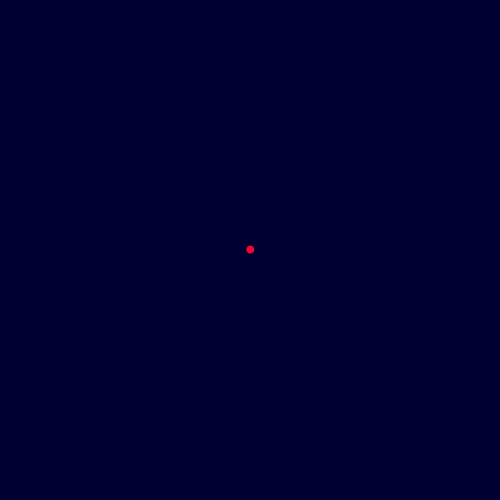
Frame 1 (no input)
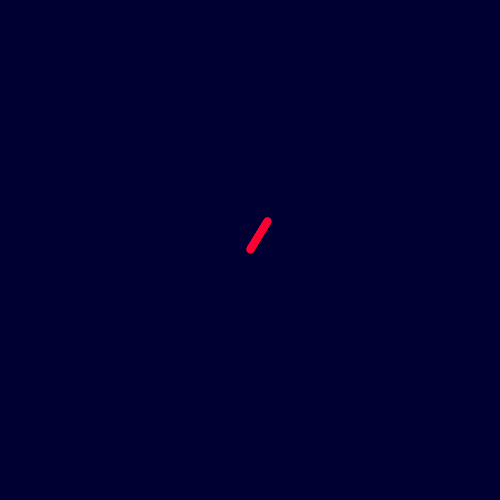
Frame 60 (the mouse pressed at the canvas centre just before this capture)
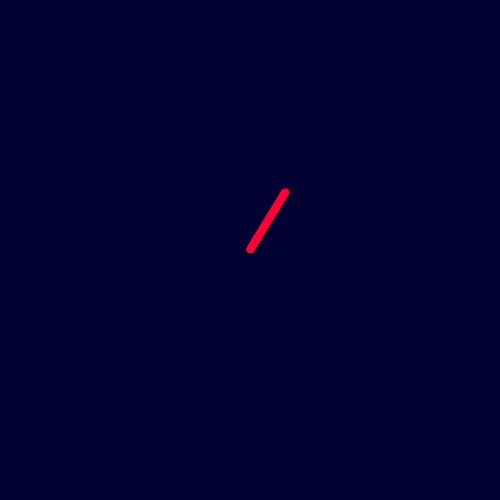
Frame 120 (the mouse held since frame 60 and released just before this capture)

The Processing sketch that drew these frames (run headless with seeded random() and noise(); from frame 60 on, the mouse is pressed at the canvas centre):

// Processing sketch: processing_154763
// ── processing_154763.pde

// day 6: new random line confined to a frame

float x1, y1;      // current drawing position
float dx, dy;    // change in position at each frame
float rad;       // radius for the moving hand
int currentFrame = 0;

void setup() {
  size(500, 500);
  // initial position in the centre of the screen
  x1 = width/2;
  y1 = height/2;
  // dx and dy are the small change in position each frame
  dx = random(-1, 1);
  dy = random(-1, 1);
  //background
  background(0,0,50);
}


void draw() {
  //different speed, differnt directions
  float max = 4;
  float min = 3;
  
// calculate new position
  x1 += dx;
  y1 += dy;
  //When the shape hits the edge of the window, it reverses its direction and changes velocity
  if ( x1 > width-50 || x1 < 50) {
    dx = dx > 0 ? -random(min, max) : random(min, max);
  }
  if (y1 > height-50 || y1 < 50) {
    dy = dy > 0 ? -random(min, max) : random(min, max);
  }

  // circles that come a line with out a background fill
  noStroke();
  fill(255,0,50);
  ellipse(x1,y1,8,8);
 
}
